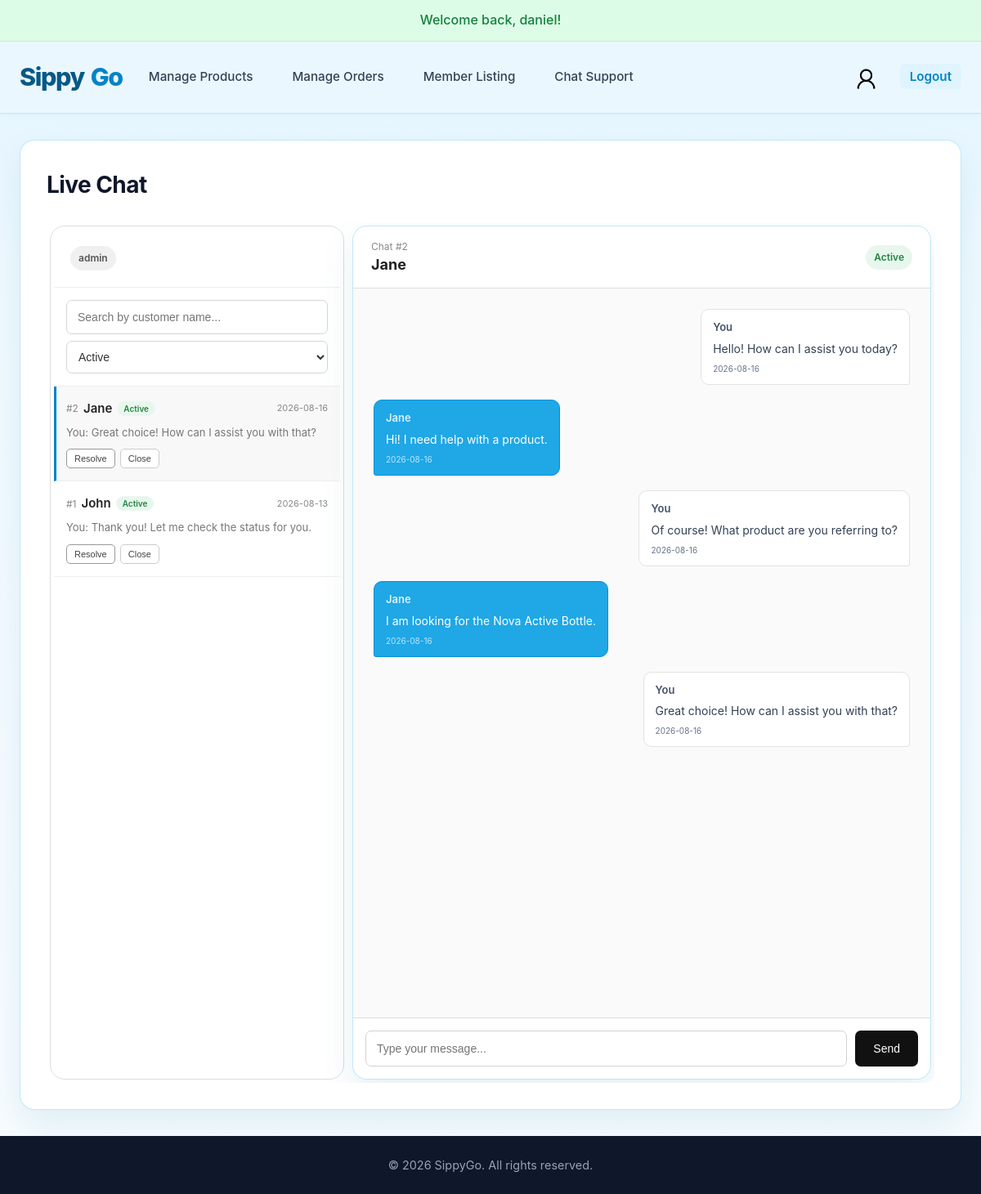
The app's page /live_chat.php (signed in) with its own data.
### tables this page shows
CREATE TABLE IF NOT EXISTS chat_sessions (
    chat_session_id INT AUTO_INCREMENT PRIMARY KEY,
    user_id INT NOT NULL,
    status INT NOT NULL DEFAULT 1,  
    created_at TIMESTAMP DEFAULT CURRENT_TIMESTAMP,
    updated_at TIMESTAMP DEFAULT CURRENT_TIMESTAMP ON UPDATE CURRENT_TIMESTAMP,

    FOREIGN KEY (user_id) REFERENCES users(user_id) ON DELETE CASCADE
);

CREATE TABLE `users` (
  `user_id` INT(11) NOT NULL AUTO_INCREMENT,
  `username` VARCHAR(50) NOT NULL UNIQUE,
  `email` VARCHAR(100) NOT NULL UNIQUE,
  `password` VARCHAR(255) NOT NULL,
  `role` ENUM('admin', 'member') NOT NULL DEFAULT 'member',
  `profilepic` VARCHAR(255) DEFAULT NULL,
  `reward_points` INT UNSIGNED NOT NULL DEFAULT 0,
  `created_at` TIMESTAMP DEFAULT CURRENT_TIMESTAMP,
  PRIMARY KEY (`user_id`)
);

CREATE TABLE IF NOT EXISTS chat_messages (
    chat_message_id INT AUTO_INCREMENT PRIMARY KEY,
    chat_session_id INT NOT NULL,
    user_id INT NOT NULL,
    message VARCHAR(1000) NOT NULL,
    created_at DATETIME DEFAULT CURRENT_TIMESTAMP,
    
    FOREIGN KEY (chat_session_id) REFERENCES chat_sessions(chat_session_id) ON DELETE CASCADE,
    FOREIGN KEY (user_id) REFERENCES users(user_id) ON DELETE CASCADE
);

### _base.php (called while the page is built, shortened)
<?php
function req($key, $value = null) {
    $value = $_REQUEST[$key] ?? $value;
    return is_array($value) ? array_map('trim', $value) : trim($value);
}
function encode($value) {
    return htmlentities($value);
}

### live_chat.php (the view, shortened to what this page needs)
<?php
require_once '_base.php';
$users = $_SESSION['users'];
$user_id = $users->user_id;
$user_role = $users->role;
$user_is_admin = $user_role === 'admin';
?>
<?php
$chatStatus = intval(req('status', 1));
$selectedChatId = intval(req('chat', 0));
$messages = [];
$chatSessionsStmt = $_db->prepare("
    SELECT
        cs.chat_session_id,
        cs.user_id,
        u.username,
        cs.status,
        cs.created_at,
        cs.updated_at,
        (
            SELECT cm.message
            FROM chat_messages cm
            WHERE cm.chat_session_id = cs.chat_session_id
            ORDER BY cm.created_at DESC
            LIMIT 1
        ) AS last_message,
        (
            SELECT
                CASE
                    WHEN (:isAdmin = 1 AND u.role = 'admin')
                        OR (cm.user_id = :userId)
                        THEN 'You'
                    WHEN (:isAdmin <> 1 AND u.role = 'admin')
                        THEN 'Support Staff'
                    ELSE u.username
                END
            FROM chat_messages cm
            INNER JOIN users u
                ON u.user_id = cm.user_id
            WHERE cm.chat_session_id = cs.chat_session_id
            ORDER BY cm.created_at DESC
            LIMIT 1
        ) AS last_message_sender,
        (
            SELECT cm.created_at
            FROM chat_messages cm
            WHERE cm.chat_session_id = cs.chat_session_id
            ORDER BY cm.created_at DESC
            LIMIT 1
        ) AS last_message_at
    FROM chat_sessions cs
    INNER JOIN users u
        ON u.user_id = cs.user_id
    WHERE
        :chatStatus IN (cs.status, -1)
    AND (
        :isAdmin = 1
        OR cs.user_id = :userId
    )
    ORDER BY COALESCE(last_message_at, cs.created_at) DESC
");
$chatSessionsStmt->execute([
    ':isAdmin' => (int)$user_is_admin,
    ':userId' => (int)$user_id,
    ':chatStatus' => (int)$chatStatus,
]);
$chatSessions = $chatSessionsStmt->fetchAll(PDO::FETCH_ASSOC);
if ($user_is_admin) {
    if (!empty($chatSessions)) {
        $selectedChatExists = false;
        if (!$selectedChatExists) {
            $selectedChatId = (int)$chatSessions[0]['chat_session_id'];
        }
    }
    if ($selectedChatId > 0) {
        $messagesStmt = $_db->prepare("
            SELECT
                cm.chat_message_id,
                cm.chat_session_id,
                cm.user_id,
                cm.message,
                cm.created_at,
                CASE
                    WHEN (:isAdmin = 1 AND u.role = 'admin')
                        OR (cm.user_id = :userId)
                        THEN 'You'
                    WHEN (:isAdmin <> 1 AND u.role = 'admin')
                        THEN 'Support Staff'
                    ELSE u.username
                END AS sender_username,
                CASE
                    WHEN u.role = 'admin' THEN 1
                    ELSE 0
                END AS is_admin
            FROM chat_messages cm
            INNER JOIN users u
                ON u.user_id = cm.user_id
            WHERE cm.chat_session_id = :chatSessionId
            ORDER BY cm.created_at ASC
        ");
        $messagesStmt->execute([
            ':isAdmin' => (int)$user_is_admin,
            ':userId' => (int)$user_id,
            ':chatSessionId' => (int)$selectedChatId,
        ]);
        $messages = $messagesStmt->fetchAll(PDO::FETCH_ASSOC);
    }
}
function getStatusLabel(int $status)
{
    switch ($status) {
        case 1:
            return 'Active';
    }
}
function getTimeAgo(string $datetime)
{
    $time = strtotime($datetime);
    $diff = time() - $time;
    return date('Y-m-d', $time);
}
function isToday(string $datetime) {
    $time = strtotime($datetime);
    return date('Y-m-d', $time) === date('Y-m-d');
}
include '_head.php';
?>
<link rel="stylesheet" href="css/live_chat.css">
<?php if ($user_is_admin): ?>
    <div class="live-chat-page">
        <div class="chat-sidebar">
            <div class="chat-sidebar-header">
                <span class="chat-role-badge">
                    <?= $user_role ?>
                </span>
            </div>
            <div class="chat-search">
                <input
                    type="text"
                    id="chatSearch"
                    placeholder="Search by customer name..."
                >
            </div>
            <div class="chat-filter">
                <select id="chatStatus">
                    <option
                        value="1"
                        <?= $chatStatus === 1 ? 'selected' : '' ?>
                    >
                        Active
                    </option>
                </select>
            </div>
            <div class="chat-list" id="chatList">
                <?php if (empty($chatSessions)): ?>
                    <div class="chat-list-empty">
                        No chats available.
                    </div>
                <?php else: ?>
                    <?php foreach ($chatSessions as $chat): ?>
                        <div
                            class="chat-item <?= $selectedChatId == $chat['chat_session_id'] ? 'active' : '' ?>"
                            data-chat-id="<?= $chat['chat_session_id'] ?>"
                            data-status="<?= $chat['status'] ?>"
                            data-last-message-at="<?= encode($chat['last_message_at'] ?? '') ?>"
                        >
                            <div class="chat-item-top">
                                <div class="chat-item-header">
                                    <span class="chat-session-id">
                                        #<?= $chat['chat_session_id'] ?>
                                    </span>
                                    <div class="chat-customer-name">
                                        <?= encode($chat['username']) ?>
                                    </div>
                                    <span class="chat-item-status status-<?= (int)$chat['status'] ?>">
                                        <?= getStatusLabel((int)$chat['status']) ?>
                                    </span>
                                </div>
                                <div class="chat-time">
                                    <?= getTimeAgo($chat['last_message_at'] ?? '') ?>
                                </div>
                            </div>
                            <div class="chat-item-bottom">
                                <span class="chat-last-message">
                                    <?php if (!empty($chat['last_message_sender'])): ?>
                                        <?= encode($chat['last_message_sender']) . ': ' ?>
                                    <?php endif; ?>
                                    <?= encode($chat['last_message'] ?? '') ?>
                                </span>
                            </div>
                            <div class="chat-item-actions">
                                <?php if ($chat['status'] == 1): ?>
                                    <button
                                        type="button"
                                        class="chat-status-btn resolve-btn"
                                        data-chat-id="<?= $chat['chat_session_id'] ?>"
                                    >
                                        Resolve
                                    </button>
                                    <button
                                        type="button"
                                        class="chat-status-btn close-btn"
                                        data-chat-id="<?= $chat['chat_session_id'] ?>"
                                    >
                                        Close
                                    </button>
                                <?php endif; ?>
                            </div>
                        </div>
                    <?php endforeach; ?>
                <?php endif; ?>
            </div>
        </div>
        <main class="chat-content">
            <?php if ($selectedChatId === 0): ?>
                <div class="chat-no-selection">
                    <div class="chat-no-selection-icon">💬</div>
                    <h2>No conversation selected</h2>
                    <p>Select a conversation from the list to start chatting.</p>
                </div>
            <?php else: ?>
                <?php
                    $selectedChat = null;
                    foreach ($chatSessions as $chat) {
                        if ($chat['chat_session_id'] == $selectedChatId) {
                            $selectedChat = $chat;
                            break;
                        }
                    }
                ?>
                <?php if ($selectedChat): ?>
                    <div class="chat-header">
                        <div class="details">
                            <span>
                                Chat #<?= $selectedChat['chat_session_id'] ?>
                            </span>
                            <h2>
                                <?= encode($selectedChat['username']) ?>
                            </h2>
                        </div>
                        <div class="chat-header-status">
                            <span class="status status-<?= (int)$selectedChat['status'] ?>">
                                <?= getStatusLabel((int)$selectedChat['status']) ?>
                            </span>
                        </div>
                    </div>
                    <div class="chat-messages" id="chatMessages">
                        <?php
                            foreach ($messages as $message):
                                $isOwnMessage = $message['user_id'] == $user_id;
                                $isAdminMessage = (bool)$message['is_admin'];
                        ?>
                            <div
                                class="
                                    chat-message-row
                                    <?= $isOwnMessage || ($isAdminMessage && $user_is_admin) ? 'own' : 'other' ?>
                                "
                                data-message-id="<?= (int)$message['chat_message_id'] ?>"
                                <?php if (isToday($message['created_at'])): ?>
                                    data-created-at="<?= encode($message['created_at']) ?>"
                                <?php endif; ?>
                            >
                                <div class="chat-message">
                                    <div class="chat-message-username">
                                        <?= encode($message['sender_username']) ?>
                                    </div>
                                    <div class="chat-message-text">
                                        <?= nl2br(encode($message['message'])) ?>
                                    </div>
                                    <div class="chat-message-time">
                                        <?= getTimeAgo($message['created_at']) ?>
                                    </div>
                                </div>
                            </div>
                        <?php endforeach; ?>
                    </div>
                    <?php if ($selectedChat['status'] == 1): ?>
                        <form
                            id="chatMessageForm"
                            class="chat-input-area"
                            method="post"
                        >
                            <input
                                type="text"
                                name="message"
                                id="chatMessageInput"
                                maxlength="1000"
                                placeholder="Type your message..."
                                autocomplete="off"
                            >
                            <button
                                type="submit"
                                class="chat-send-button"
                            >
                                Send
                            </button>
                        </form>
                    <?php endif; ?>
                <?php endif; ?>
            <?php endif; ?>
        </main>
    </div>
<?php endif; ?>
<?php include '_foot.php'; ?>

### css/main.css (style rules this page uses)
:root { --primary: #0284c7; --primary-hover: #0369a1; --primary-light: #dff4ff; --dark: #0f172a; --text-main: #334155; --text-muted: #64748b; --bg-main: #eff9ff; --card-bg: #ffffff; --border-color: #e2e8f0; --shadow-sm: 0 1px 3px rgba(0,0,0,0.05); --shadow-md: 0 4px 12px rgba(0,0,0,0.08); --shadow-lg: 0 10px 25px rgba(0,0,0,0.12); --radius: 10px; --transition: all 0.2s cubic-bezier(0.4, 0, 0.2, 1); }
* { box-sizing: border-box; }
html, body { min-height: 100%; }
body { margin: 0; min-height: 100vh; display: flex; flex-direction: column; font-family: -apple-system, BlinkMacSystemFont, "Segoe UI", Roboto, "Helvetica Neue", Arial, sans-serif; line-height: 1.6; color: var(--text-main); background: linear-gradient(180deg, #dff4ff 0, var(--bg-main) 320px, #f8fcff 100%); }
main { flex: 1; width: calc(100% - 48px); max-width: 1200px; margin: 32px auto; padding: 32px; background-color: var(--card-bg); border-radius: 18px; border: 1px solid rgba(186, 230, 253, 0.9); box-shadow: 0 18px 42px rgba(14, 116, 144, 0.10); }

### records on screen
chat_sessions: chat_session_id "2", user.username "Jane", status "Active", last_message_at "2026-08-16", last_message_sender "You", last_message "Great choice! How can I assist you with that?"
chat_sessions: chat_session_id "1", user.username "John", status "Active", last_message_at "2026-08-13", last_message_sender "You", last_message "Thank you! Let me check the status for you."
users: username "Jane"
chat_messages: sender_username "You", message "Hello! How can I assist you today?", created_at "2026-08-16"
chat_messages: sender_username "Jane", message "Hi! I need help with a product.", created_at "2026-08-16"
chat_messages: sender_username "You", message "Of course! What product are you referring to?", created_at "2026-08-16"
chat_messages: sender_username "Jane", message "I am looking for the Nova Active Bottle.", created_at "2026-08-16"
chat_messages: sender_username "You", message "Great choice! How can I assist you with that?", created_at "2026-08-16"

### other values on screen
temp('info') "Welcome back, daniel!"
$_title "Live Chat"
$user_role "admin"
